Frame 1 (no input): blank canvas, image omitted
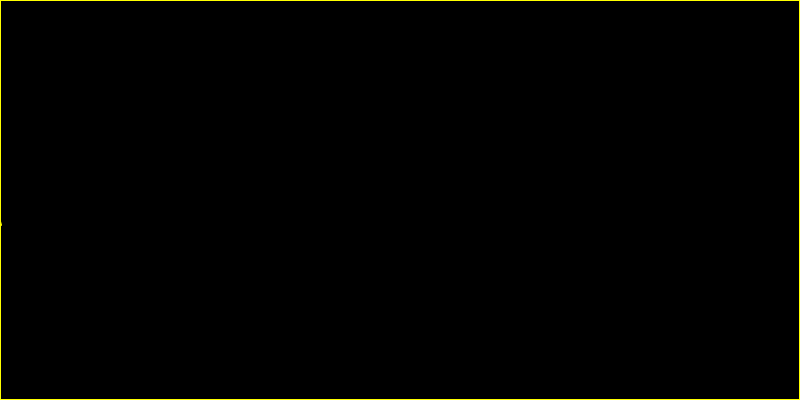
Frame 2 (the mouse pressed at the canvas centre, redrawn once)

The p5.js sketch that drew this single still picture (run headless with seeded random() and noise() and a simulated clock; the mouse was pressed at the canvas centre and the sketch redrawn once):

// p5.js sketch
// ── sketch.js
let ekgData = [];
let linePos = 0;
let isPlaying = false;

function setup() {
  createCanvas(800, 400);
  background(0);
  noLoop();
}

function draw() {
  if (!isPlaying) return;
  
  // Clear with a semi-transparent overlay for trail effect
  fill(0, 15);
  rect(0, 0, width, height);
  
  // Generate new EKG point
  let newY = 200 + random(-50, 50);
  if (random() < 0.05) { // occasional big spike
    newY += random(-100, 100);
  }
  
  ekgData.push(newY);
  if (ekgData.length > width) {
    ekgData.shift();
  }
  
  // Draw EKG line
  stroke(255, 255, 0); // Neon yellow
  strokeWeight(2);
  noFill();
  beginShape();
  for (let i = 0; i < ekgData.length; i++) {
    vertex(i, ekgData[i]);
  }
  endShape();
  
  linePos++;
}

function mousePressed() {
  if (!isPlaying) {
    isPlaying = true;
    loop();
  }
}
